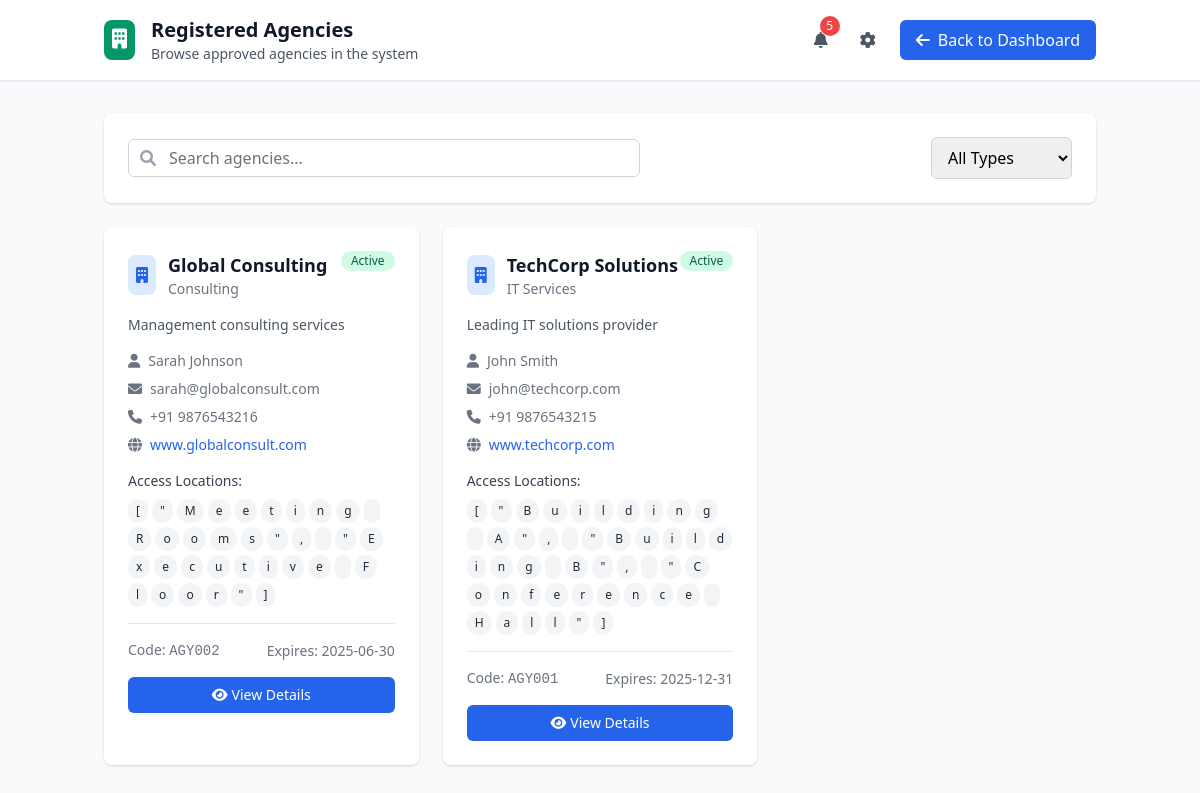
Screenshot of /agencies (signed in) with the database file from the repository.
### tables this page shows
CREATE TABLE agencies (
        id INTEGER PRIMARY KEY AUTOINCREMENT,
        agency_code TEXT UNIQUE NOT NULL,
        agency_name TEXT NOT NULL,
        agency_type TEXT NOT NULL,
        contact_person TEXT NOT NULL,
        contact_email TEXT NOT NULL,
        contact_phone TEXT NOT NULL,
        address TEXT NOT NULL,
        description TEXT,
        locations_access TEXT,
        registration_date TEXT NOT NULL,
        expiry_date TEXT NOT NULL,
        status TEXT DEFAULT 'pending',
        created_by TEXT,
        approved_by TEXT,
        approved_date TEXT,
        website TEXT,
        license_number TEXT,
        password TEXT
    );

### app.py (the view)
@app.route('/agencies')
def agencies():
    if 'user' not in session:
        return redirect(url_for('login'))
    conn = get_db_connection()
    cursor = conn.cursor()
    cursor.execute("SELECT * FROM agencies WHERE status = 'approved' ORDER BY agency_name")
    agencies = cursor.fetchall()
    notifications = get_user_notifications(session['user_id'])
    unread_count = get_unread_notification_count(session['user_id'])
    conn.close()
    return render_template('agencies.html',
                         agencies=agencies,
                         notifications=notifications,
                         unread_count=unread_count)

### app.py (called while the page is built)
def get_db_connection():
    try:
        conn = sqlite3.connect(
            app.config['DATABASE'],
            timeout=30.0,
            check_same_thread=False
        )
        conn.row_factory = sqlite3.Row
        conn.execute('PRAGMA journal_mode=WAL')
        conn.execute('PRAGMA synchronous=NORMAL')
        conn.execute('PRAGMA cache_size=1000')
        conn.execute('PRAGMA temp_store=memory')
        return conn
    except Exception as e:
        logger.error(f"Database connection error: {str(e)}")
        raise

def get_user_notifications(user_id, limit=10):
    conn = get_db_connection()
    cursor = conn.cursor()
    cursor.execute("""
    SELECT * FROM notifications
    WHERE user_id = ?
    ORDER BY priority DESC, created_at DESC, is_read ASC
    LIMIT ?
    """, (user_id, limit))
    notifications = cursor.fetchall()
    conn.close()
    return notifications

def get_unread_notification_count(user_id):
    conn = get_db_connection()
    cursor = conn.cursor()
    cursor.execute("SELECT COUNT(*) FROM notifications WHERE user_id = ? AND is_read = 0", (user_id,))
    count = cursor.fetchone()[0]
    conn.close()
    return count

### templates/agencies.html (shortened to what this page needs)
{% extends "base.html" %}
{% block content %}
<div class="min-h-screen bg-gray-50">
    <div class="bg-white border-b shadow-sm">
        <div class="container mx-auto px-4 py-4">
            <div class="flex items-center justify-between">
                <div class="flex items-center space-x-4">
                    <div class="bg-green-600 p-2 rounded-lg">
                        <i class="fas fa-building text-white text-xl"></i>
                    </div>
                    <div>
                        <h1 class="text-xl font-bold text-gray-900">Registered Agencies</h1>
                        <p class="text-sm text-gray-600">Browse approved agencies in the system</p>
                    </div>
                </div>
                <div class="flex items-center space-x-4">
                    <div class="relative">
                        <button id="notification-btn" class="p-2 text-gray-600 hover:text-gray-900 relative">
                            <i class="fas fa-bell"></i>
                            {% if unread_count > 0 %}
                            <span id="notification-badge" class="absolute -top-1 -right-1 bg-red-500 text-white text-xs rounded-full h-5 w-5 flex items-center justify-center">{{ unread_count }}</span>
                            {% endif %}
                        </button>
                    </div>
                    <div class="relative">
                        <button id="settings-btn" class="p-2 text-gray-600 hover:text-gray-900">
                            <i class="fas fa-cog"></i>
                        </button>
                    </div>
                    <a href="{{ url_for('dashboard_' + session.role) }}" class="px-4 py-2 bg-blue-600 text-white rounded-md hover:bg-blue-700">
                        <i class="fas fa-arrow-left mr-2"></i>Back to Dashboard
                    </a>
                </div>
            </div>
        </div>
    </div>
    <div class="container mx-auto px-4 py-8">
        <div class="bg-white rounded-lg shadow mb-6 p-6">
            <div class="flex flex-col md:flex-row md:items-center md:justify-between space-y-4 md:space-y-0">
                <div class="flex-1 max-w-lg">
                    <div class="relative">
                        <div class="absolute inset-y-0 left-0 pl-3 flex items-center pointer-events-none">
                        </div>
                        <input type="text" id="search-agencies" placeholder="Search agencies..."
                               class="block w-full pl-10 pr-3 py-2 border border-gray-300 rounded-md leading-5 bg-white placeholder-gray-500 focus:outline-none focus:placeholder-gray-400 focus:ring-1 focus:ring-blue-500 focus:border-blue-500">
                    </div>
                </div>
                <div class="flex space-x-4">
                    <select id="filter-type" class="px-3 py-2 border border-gray-300 rounded-md focus:outline-none focus:ring-1 focus:ring-blue-500 focus:border-blue-500">
                        <option value="">All Types</option>
                    </select>
                </div>
            </div>
        </div>
        <div id="agencies-grid" class="grid grid-cols-1 md:grid-cols-2 lg:grid-cols-3 gap-6">
            {% for agency in agencies %}
            <div class="agency-card bg-white rounded-lg shadow hover:shadow-lg transition-shadow duration-200"
                 data-type="{{ agency.agency_type }}" data-name="{{ agency.agency_name.lower() }}">
                <div class="p-6">
                    <div class="flex items-start justify-between">
                        <div class="flex-1">
                            <div class="flex items-center">
                                <div class="bg-blue-100 p-2 rounded-lg">
                                    <i class="fas fa-building text-blue-600"></i>
                                </div>
                                <div class="ml-3">
                                    <h3 class="text-lg font-semibold text-gray-900">{{ agency.agency_name }}</h3>
                                    <p class="text-sm text-gray-500">{{ agency.agency_type }}</p>
                                </div>
                            </div>
                        </div>
                        <span class="inline-flex items-center px-2.5 py-0.5 rounded-full text-xs font-medium bg-green-100 text-green-800">
                            Active
                        </span>
                    </div>
                    <div class="mt-4">
                        <p class="text-sm text-gray-600 line-clamp-2">{{ agency.description or 'No description available' }}</p>
                    </div>
                    <div class="mt-4 space-y-2">
                        <div class="flex items-center text-sm text-gray-500">
                            <i class="fas fa-user mr-2"></i>
                            <span>{{ agency.contact_person }}</span>
                        </div>
                        <div class="flex items-center text-sm text-gray-500">
                            <i class="fas fa-envelope mr-2"></i>
                            <span>{{ agency.contact_email }}</span>
                        </div>
                        <div class="flex items-center text-sm text-gray-500">
                            <i class="fas fa-phone mr-2"></i>
                            <span>{{ agency.contact_phone }}</span>
                        </div>
                        {% if agency.website %}
                        <div class="flex items-center text-sm text-gray-500">
                            <i class="fas fa-globe mr-2"></i>
                            <a href="{{ agency.website }}" target="_blank" class="text-blue-600 hover:underline">{{ agency.website }}</a>
                        </div>
                        {% endif %}
                    </div>
                    <div class="mt-4">
                        <h4 class="text-sm font-medium text-gray-700 mb-2">Access Locations:</h4>
                        <div class="flex flex-wrap gap-1">
                            {% for location in agency.locations_access %}
                            <span class="inline-flex items-center px-2 py-1 rounded-full text-xs font-medium bg-gray-100 text-gray-800">
                                {{ location }}
                            </span>
                            {% endfor %}
                        </div>
                    </div>
                    <div class="mt-4 pt-4 border-t border-gray-200">
                        <div class="flex items-center justify-between text-sm text-gray-500">
                            <span>Code: <span class="font-mono font-medium">{{ agency.agency_code }}</span></span>
                            <span>Expires: {{ agency.expiry_date }}</span>
                        </div>
                    </div>
                    <div class="mt-4 flex space-x-2">
                        <button onclick="viewAgencyDetails('{{ agency.agency_code }}')"
                                class="flex-1 px-3 py-2 bg-blue-600 text-white text-sm rounded-md hover:bg-blue-700">
                            <i class="fas fa-eye mr-1"></i>View Details
                        </button>
                    </div>
                </div>
            </div>
            {% endfor %}
        </div>
    </div>
</div>
{% endblock %}

### templates/base.html (shortened to what this page needs)
<!DOCTYPE html>
<html lang="en">
<head>
    <link href="https://cdn.jsdelivr.net/npm/tailwindcss@2.2.19/dist/tailwind.min.css" rel="stylesheet">
    <link rel="stylesheet" href="https://cdnjs.cloudflare.com/ajax/libs/font-awesome/6.0.0-beta3/css/all.min.css">
</head>
<body class="bg-gray-100">
    {% block content %}{% endblock %}
</body>
</html>

### rows the page displays
agencies: agency_name "Global Consulting", agency_type "Consulting", description "Management consulting services", contact_person "Sarah Johnson", contact_email "sarah@globalconsult.com", contact_phone "+91 9876543216", website "www.globalconsult.com", locations_access "[" "\"" "M" "e" "e" "t" "i" "n" "g" "R" "o" "o" "m" "s" "\"" "," "\"" "E" "x" "e" "c" "u" "t" "i" "v" "e" "F" "l" "o" "o" "r" "\"" "]", agency_code "AGY002", expiry_date "2025-06-30"
agencies: agency_name "TechCorp Solutions", agency_type "IT Services", description "Leading IT solutions provider", contact_person "John Smith", contact_email "john@techcorp.com", contact_phone "+91 9876543215", website "www.techcorp.com", locations_access "[" "\"" "B" "u" "i" "l" "d" "i" "n" "g" "A" "\"" "," "\"" "B" "u" "i" "l" "d" "i" "n" "g" "B" "\"" "," "\"" "C" "o" "n" "f" "e" "r" "e" "n" "c" "e" "H" "a" "l" "l" "\"" "]", agency_code "AGY001", expiry_date "2025-12-31"

### other values shown
{{ unread_count }} "5"
